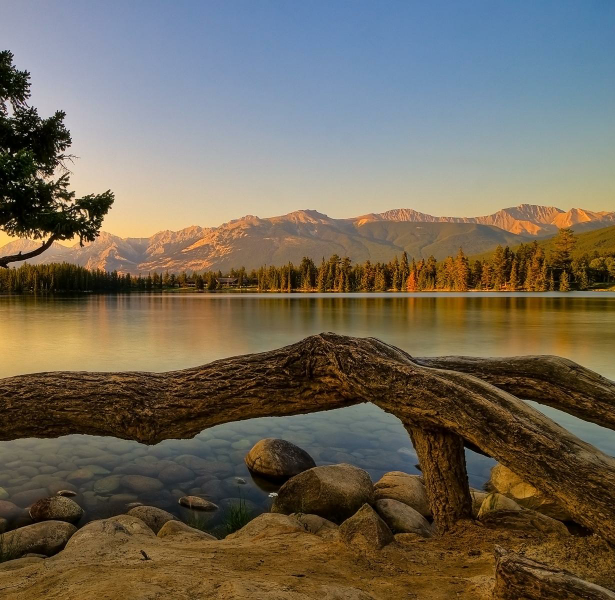
#> input picture 计算机视觉实践-练习1/1right.png, 1230 x 1200 px (shown at 1/2 size)
$ jupyter execute 'image stiching based sift.ipynb'
#> lines starting #> are read from the running program, lines starting #| are printed output that depends on the picture
[cell 1]
import cv2
import numpy as np
from PIL import Image

[cell 2]
##————————————————————————————————————————————定义函数————————————————————————————————————————————##
##————————————————————————————————————————————————————————————————————————————————————————————————##

# ——————————定义图像显示函数——————————#
def show(name, img):
    cv2.imshow(name, img)
    cv2.waitKey(0)
    cv2.destroyAllWindows()

[cell 3]
#——————————定义SIFT特征检测和描述函数——————————#
def SIFTdetectAndDescribe(image):
    # 建立SIFT生成器
    descriptor = cv2.SIFT_create()
    # 检测SIFT特征点，并计算描述子
    (kps, features) = descriptor.detectAndCompute(image, None)
     # 在图像中标出关键点
    img_with_keypoints = cv2.drawKeypoints(image, kps, None)
    show('keypoints', img_with_keypoints)

    # 将结果转换成NumPy数组
    kps = np.float32([kp.pt for kp in kps])
    # 返回特征点集，及对应的描述特征
    return (kps, features)

[cell 4]
#——————————定义特征点匹配函数——————————#
def matchKeypoints(kpsA, kpsB, featuresA, featuresB, ratio = 0.75, reprojThresh = 4.0):

    matcher = cv2.BFMatcher()
    # 使用KNN检测来自A、B图的SIFT特征匹配对，K=2
    rawMatches = matcher.knnMatch(featuresA, featuresB, 2)
    matches = []
    for m in rawMatches:
        # 当最近距离跟次近距离的比值小于ratio值时，保留此匹配对
        if len(m) == 2 and m[0].distance < m[1].distance * ratio:
        # 存储两个点在featuresA, featuresB中的索引值
            matches.append((m[0].trainIdx, m[0].queryIdx))
        # 当筛选后的匹配对大于4时，计算视角变换矩阵
    if len(matches) > 4:
        # 获取匹配对的点坐标
        ptsA = np.float32([kpsA[i] for (_, i) in matches])
        ptsB = np.float32([kpsB[i] for (i, _) in matches])
        # 计算视角变换矩阵
        (H, status) = cv2.findHomography(ptsA, ptsB, cv2.RANSAC, reprojThresh)
        # 返回结果
        return (matches, H, status)
    # 如果匹配对小于4时，返回None
    return None

[cell 5]
#——————————定义特征点可视化函数——————————#
def drawMatches(imageA, imageB, kpsA, kpsB, matches, status):
    # 初始化可视化图片，将A、B图左右连接到一起
    (hA, wA) = imageA.shape[:2]
    (hB, wB) = imageB.shape[:2]
    vis = np.zeros((max(hA, hB), wA + wB, 3), dtype="uint8")
    vis[0:hA, 0:wA] = imageA
    vis[0:hB, wA:] = imageB
    # 联合遍历，画出匹配对
    for ((trainIdx, queryIdx), s) in zip(matches, status):
        # 当点对匹配成功时，画到可视化图上
        if s == 1:
            # 画出匹配对
            ptA = (int(kpsA[queryIdx][0]), int(kpsA[queryIdx][1]))
            ptB = (int(kpsB[trainIdx][0]) + wA, int(kpsB[trainIdx][1]))
            cv2.line(vis, ptA, ptB, (0, 255, 0), 1)
    show("drawImg", vis)
    # 返回可视化结果
    return vis

[cell 6]
#——————————定义图像拼接函数——————————#
def stitch(imageA,imageB, ratio=0.75, reprojThresh=4.0,showMatches=False):
    #检测A、B图片的SIFT关键特征点，并计算特征描述子
    (kpsA, featuresA) = SIFTdetectAndDescribe(imageA)
    (kpsB, featuresB) = SIFTdetectAndDescribe(imageB)
    # 匹配两张图片的所有特征点，返回匹配结果
    M = matchKeypoints(kpsA, kpsB, featuresA, featuresB, ratio, reprojThresh)
    # 如果返回结果为空，没有匹配成功的特征点，退出算法
    if M is None:
        return None
    # 否则，提取匹配结果
    # H是3x3视角变换矩阵
    (matches, H, status) = M
    # 将图片A进行视角变换，result是变换后图片
    result = cv2.warpPerspective(imageA, H, (imageA.shape[1] + imageB.shape[1], imageA.shape[0]))
    #show('result', result)

    # 将图片B传入result图片最左端
    result[0:imageB.shape[0], 0:imageB.shape[1]] = imageB
    show('result', result)
    # 检测是否需要显示图片匹配
    if showMatches:
        # 生成匹配图片
        vis = drawMatches(imageA, imageB, kpsA, kpsB, matches, status)
        # 返回结果
        return (result, vis,warpImg)
    # 返回匹配结果
    return result

[cell 7]
##————————————————————————————————————————————图像拼接主程序————————————————————————————————————————————##
##—————————————————————————————————————————————————————————————————————————————————————————————————————##

#输入待拼接图像right,left
imgr = cv2.imread("1right.png")
#> imgr is the input picture: shape (1200, 1230, 3); mean B, G, R 88.2, 103.5, 112.5
imgl = cv2.imread("1left.png")
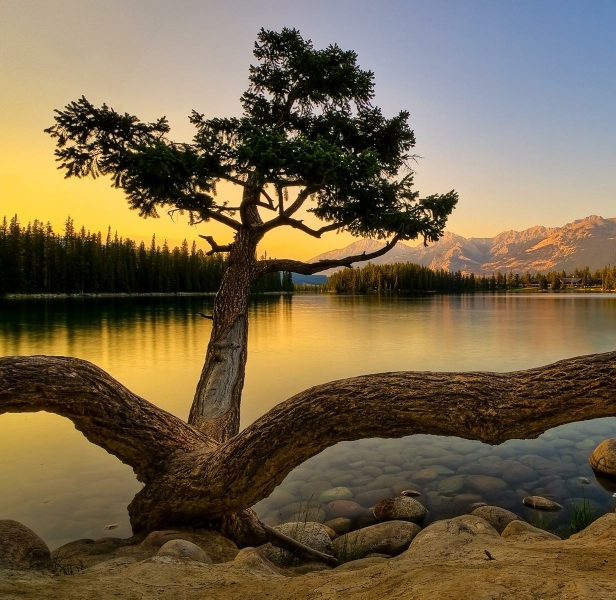
#> input picture 计算机视觉实践-练习1/1left.png, 1232 x 1199 px (shown at 1/2 size)
#> imgl is the input picture: shape (1199, 1232, 3); mean B, G, R 73.9, 101.5, 117.2
imgr = cv2.resize(imgr,(0,0),fx=0.4,fy=0.4)
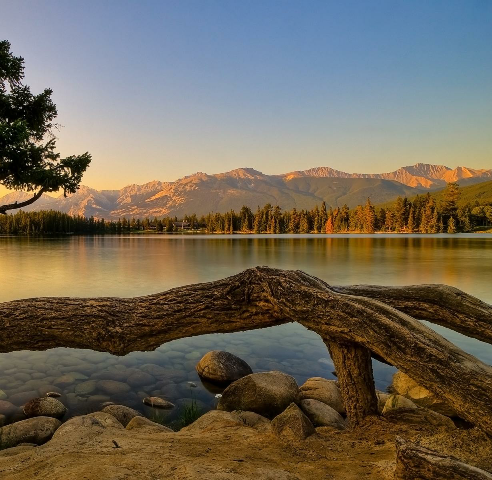
#> imgr: shape (480, 492, 3); mean B, G, R 88.2, 103.5, 112.5
imgl = cv2.resize(imgl,(0,0),fx=0.4,fy=0.4)
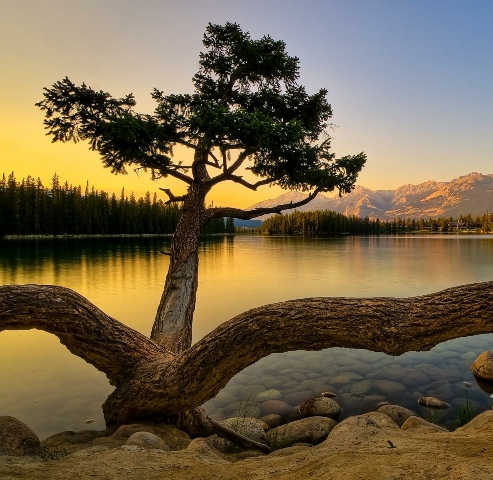
#> imgl: shape (480, 493, 3); mean B, G, R 73.8, 101.4, 117.2

#显示待拼接图像
show('right', imgr)
show('left', imgl)

#用SIFT检测right、left图片的关键特征点，并计算特征描述子
kpsr, desr = SIFTdetectAndDescribe(imgr)
#> in SIFTdetectAndDescribe, `(kps, features) = descriptor.detectAndCompute(image, None)`: kps = 1171 keypoints; strongest (x, y, size): (47, 168, 2.6), (70, 175, 1.9), (79, 164, 12.5), (65, 168, 1.9)
#> in SIFTdetectAndDescribe, `img_with_keypoints = cv2.drawKeypoints(image, kps, None)`:
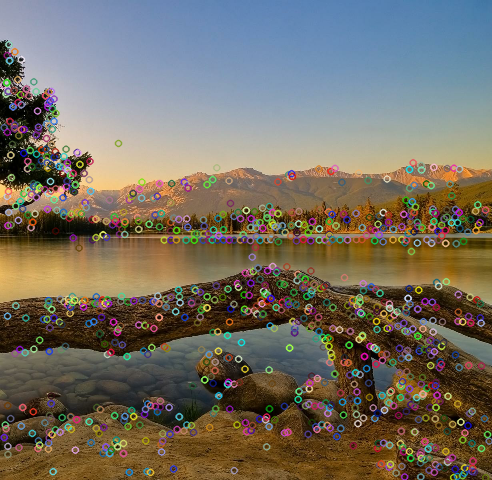
#> img_with_keypoints: shape (480, 492, 3); mean B, G, R 96.2, 108.8, 116
#> in SIFTdetectAndDescribe, `kps = np.float32([kp.pt for kp in kps])`: kps = 1171 pairs, first value 3.01 to 488.7, second value 44.19 to 477.2
#> kpsr has the same summary as kps in SIFTdetectAndDescribe
kpsl, desl = SIFTdetectAndDescribe(imgl)
#> in SIFTdetectAndDescribe (call 2), `(kps, features) = descriptor.detectAndCompute(image, None)`: kps = 1345 keypoints; strongest (x, y, size): (89, 109, 2.1), (89, 120, 1.9), (186, 139, 3.2), (210, 159, 3.5)
#> in SIFTdetectAndDescribe (call 2), `img_with_keypoints = cv2.drawKeypoints(image, kps, None)`:
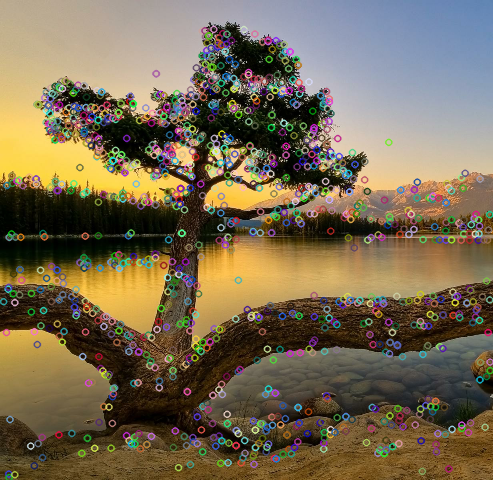
#> img_with_keypoints: shape (480, 493, 3); mean B, G, R 82.2, 106.4, 120
#> in SIFTdetectAndDescribe (call 2), `kps = np.float32([kp.pt for kp in kps])`: kps = 1345 pairs, first value 3.1 to 489.7, second value 28.92 to 477
#> kpsl has the same summary as kps in SIFTdetectAndDescribe

#进行特征匹配
# 基于最近邻和随机取样一致性得到一个单应性矩阵
(matches,H,status) = matchKeypoints(kpsr, kpsl, desr, desl)
#> in matchKeypoints, `rawMatches = matcher.knnMatch(featuresA, featuresB, 2)`: rawMatches = 1171 matches
#> after the loop in matchKeypoints, `for m in rawMatches:`: matches = 310 pairs, first value 500 to 1344, second value 0 to 1143
#> in matchKeypoints, `ptsA = np.float32([kpsA[i] for (_, i) in matches])`: ptsA = 310 pairs, first value 3.01 to 469.7, second value 44.19 to 471
#> in matchKeypoints, `ptsB = np.float32([kpsB[i] for (i, _) in matches])`: ptsB = 310 pairs, first value 180.2 to 489.7, second value 44.18 to 470.9
#> in matchKeypoints, `(H, status) = cv2.findHomography(ptsA, ptsB, cv2.RANSAC, reprojThresh)`: H = [[1, 0.000138, 275.2], [-0.000199, 1, -0.0421], [-2.72e-07, 7.65e-07, 1]]; status = 310 values, max 1 at index 0, min 0 at index 100, mean 0.974
print(H)
#| [[ 1.00025785e+00  1.38234474e-04  2.75187752e+02]
#|  [-1.99242148e-04  1.00046383e+00 -4.20742616e-02]
#|  [-2.71959915e-07  7.65233345e-07  1.00000000e+00]]
# 绘制匹配结果
drawMatches(imgr, imgl, kpsr, kpsl, matches, status)
#> in drawMatches, `vis[0:hA, 0:wA] = imageA`:
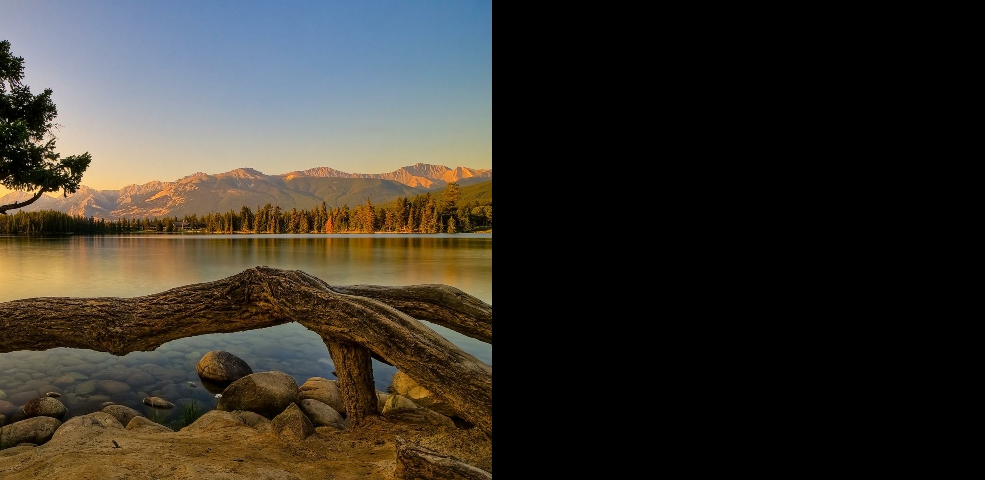
#> vis: shape (480, 985, 3); mean B, G, R 44.1, 51.7, 56.2
#> in drawMatches, `vis[0:hB, wA:] = imageB`:
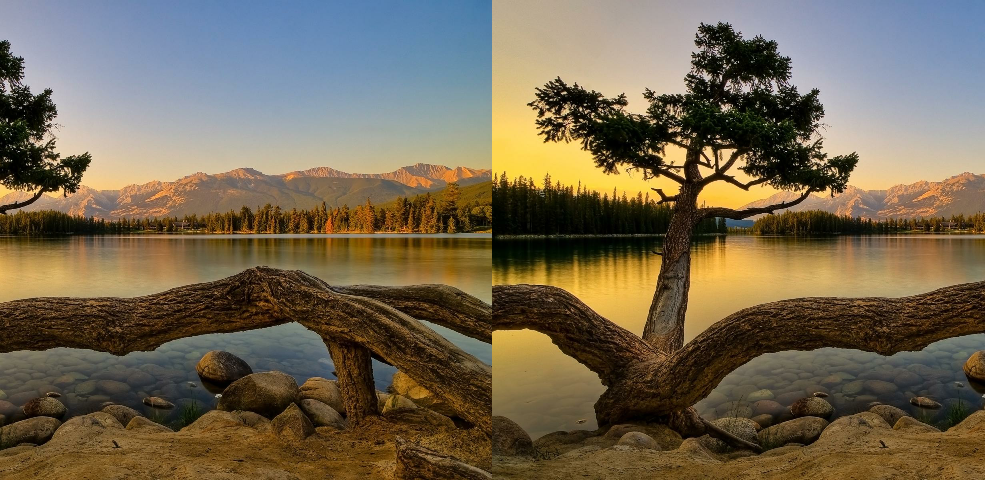
#> vis: shape (480, 985, 3); mean B, G, R 81, 102.4, 114.9
#> the loop in drawMatches, `for ((trainIdx, queryIdx), s) in zip(matches, status):` made 310 passes
#> (trainIdx, queryIdx, ptA, ptB) on passes 1 to 12: (903, 0, (3, 84), (770, 84)), (909, 4, (4, 424), (772, 424)), (910, 7, (5, 93), (773, 93)), (911, 9, (6, 82), (773, 82)), (912, 11, (6, 82), (773, 82)), (913, 12, (6, 82), (773, 82)), (914, 13, (6, 54), (773, 54)), (916, 14, (6, 131), (773, 131)), (915, 16, (7, 315), (773, 315)), (917, 17, (7, 405), (774, 405)), (918, 20, (7, 453), (774, 453)), (922, 24, (8, 211), (775, 212))
#> (ptA, ptB) on passes 61 to 66: ((37, 110), (804, 110)), ((37, 129), (805, 129)), ((37, 126), (805, 127)), ((38, 165), (805, 165)), ((39, 339), (806, 339)), ((39, 187), (806, 187))
#> after the loop in drawMatches, `for ((trainIdx, queryIdx), s) in zip(matches, status):`:
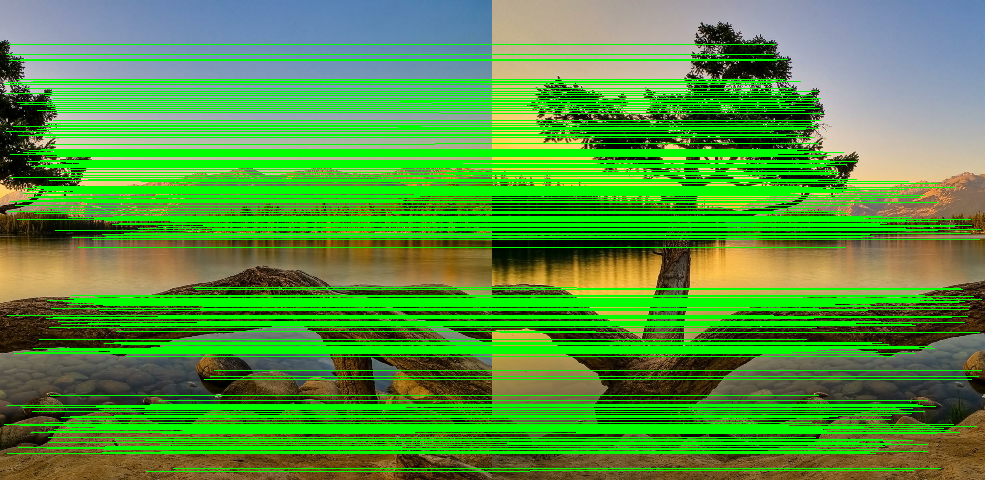
#> vis: shape (480, 985, 3); mean B, G, R 62.6, 150.6, 83.1


# 拼接图像
stitch(imgr, imgl)
#> in SIFTdetectAndDescribe (call 3), `(kps, features) = descriptor.detectAndCompute(image, None)`: kps = 1171 keypoints; strongest (x, y, size): (47, 168, 2.6), (70, 175, 1.9), (79, 164, 12.5), (65, 168, 1.9)
#> in SIFTdetectAndDescribe (call 3), `img_with_keypoints = cv2.drawKeypoints(image, kps, None)`:
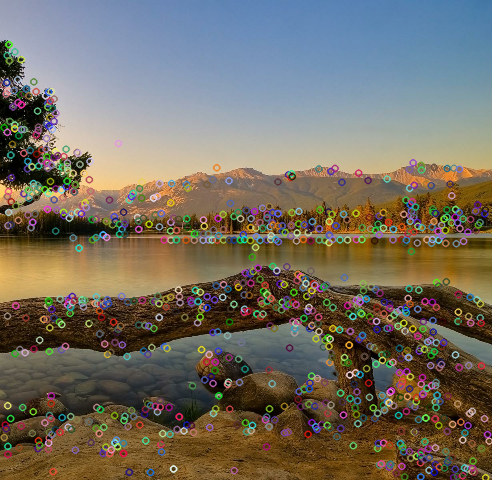
#> img_with_keypoints: shape (480, 492, 3); mean B, G, R 96.2, 108.8, 115.8
#> in SIFTdetectAndDescribe (call 3), `kps = np.float32([kp.pt for kp in kps])`: kps = 1171 pairs, first value 3.01 to 488.7, second value 44.19 to 477.2
#> in stitch, `(kpsA, featuresA) = SIFTdetectAndDescribe(imageA)`: kpsA has the same summary as kps in SIFTdetectAndDescribe
#> in SIFTdetectAndDescribe (call 4), `(kps, features) = descriptor.detectAndCompute(image, None)`: kps = 1345 keypoints; strongest (x, y, size): (89, 109, 2.1), (89, 120, 1.9), (186, 139, 3.2), (210, 159, 3.5)
#> in SIFTdetectAndDescribe (call 4), `img_with_keypoints = cv2.drawKeypoints(image, kps, None)`:
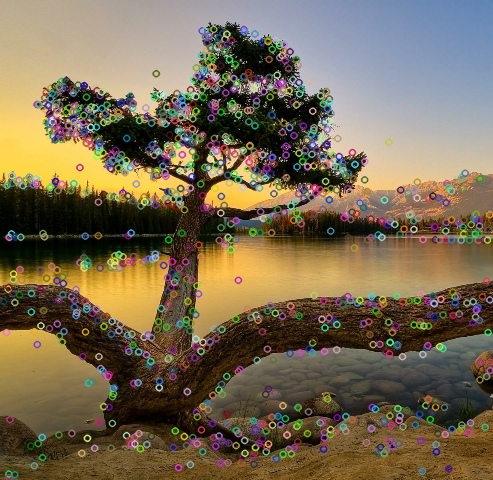
#> img_with_keypoints: shape (480, 493, 3); mean B, G, R 81.9, 106.3, 120
